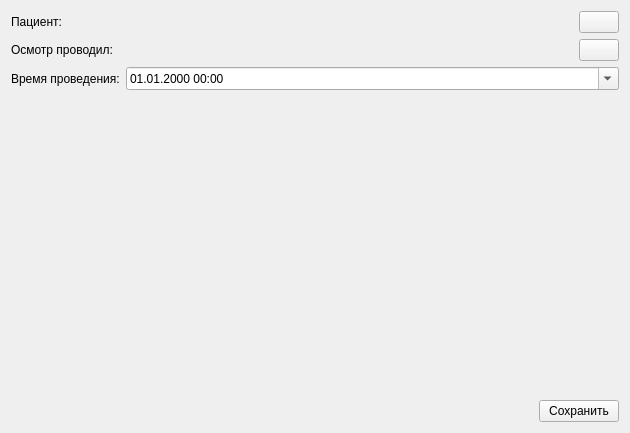
<?xml version="1.0" encoding="UTF-8"?>
<ui version="4.0">
 <class>ExaminationEditWidget</class>
 <widget class="QWidget" name="ExaminationEditWidget">
  <property name="geometry">
   <rect>
    <x>0</x>
    <y>0</y>
    <width>630</width>
    <height>433</height>
   </rect>
  </property>
  <property name="windowTitle">
   <string>Form</string>
  </property>
  <layout class="QVBoxLayout" name="verticalLayout">
   <item>
    <layout class="QFormLayout" name="formLayout">
     <item row="0" column="0">
      <widget class="QLabel" name="label">
       <property name="text">
        <string>Пациент:</string>
       </property>
      </widget>
     </item>
     <item row="0" column="1">
      <layout class="QHBoxLayout" name="horizontalLayout_2">
       <item>
        <widget class="QLabel" name="m_patientName">
         <property name="text">
          <string/>
         </property>
        </widget>
       </item>
       <item>
        <widget class="QPushButton" name="m_choosePatient">
         <property name="sizePolicy">
          <sizepolicy hsizetype="Maximum" vsizetype="Fixed">
           <horstretch>0</horstretch>
           <verstretch>0</verstretch>
          </sizepolicy>
         </property>
         <property name="text">
          <string/>
         </property>
         <property name="type" stdset="0">
          <string>edit</string>
         </property>
        </widget>
       </item>
      </layout>
     </item>
     <item row="2" column="0">
      <widget class="QLabel" name="label_3">
       <property name="text">
        <string>Время проведения:</string>
       </property>
      </widget>
     </item>
     <item row="2" column="1">
      <widget class="QDateTimeEdit" name="m_examDate">
       <property name="displayFormat">
        <string>dd.MM.yyyy HH:mm</string>
       </property>
       <property name="calendarPopup">
        <bool>true</bool>
       </property>
      </widget>
     </item>
     <item row="1" column="0">
      <widget class="QLabel" name="label_2">
       <property name="text">
        <string>Осмотр проводил:</string>
       </property>
      </widget>
     </item>
     <item row="1" column="1">
      <layout class="QHBoxLayout" name="horizontalLayout_3">
       <item>
        <widget class="QLabel" name="m_therapeutistName">
         <property name="text">
          <string/>
         </property>
        </widget>
       </item>
       <item>
        <widget class="QPushButton" name="m_chooseTherapeutist">
         <property name="sizePolicy">
          <sizepolicy hsizetype="Maximum" vsizetype="Fixed">
           <horstretch>0</horstretch>
           <verstretch>0</verstretch>
          </sizepolicy>
         </property>
         <property name="text">
          <string/>
         </property>
         <property name="type" stdset="0">
          <string>edit</string>
         </property>
        </widget>
       </item>
      </layout>
     </item>
    </layout>
   </item>
   <item>
    <widget class="QScrollArea" name="m_scrollArea">
     <property name="styleSheet">
      <string notr="true">QScrollArea {
	background-color: transparent;
}</string>
     </property>
     <property name="frameShape">
      <enum>QFrame::NoFrame</enum>
     </property>
     <property name="widgetResizable">
      <bool>true</bool>
     </property>
     <widget class="QWidget" name="scrollAreaWidgetContents">
      <property name="geometry">
       <rect>
        <x>0</x>
        <y>0</y>
        <width>612</width>
        <height>267</height>
       </rect>
      </property>
      <layout class="QVBoxLayout" name="verticalLayout_3">
       <property name="margin">
        <number>0</number>
       </property>
       <item>
        <layout class="QVBoxLayout" name="m_widgetsLayout"/>
       </item>
      </layout>
     </widget>
    </widget>
   </item>
   <item>
    <layout class="QHBoxLayout" name="horizontalLayout">
     <item>
      <spacer name="horizontalSpacer">
       <property name="orientation">
        <enum>Qt::Horizontal</enum>
       </property>
       <property name="sizeHint" stdset="0">
        <size>
         <width>40</width>
         <height>20</height>
        </size>
       </property>
      </spacer>
     </item>
     <item>
      <widget class="QPushButton" name="m_save">
       <property name="text">
        <string>Сохранить</string>
       </property>
      </widget>
     </item>
    </layout>
   </item>
  </layout>
 </widget>
 <resources/>
 <connections/>
</ui>
